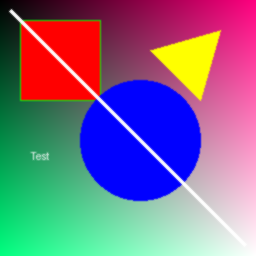
#> input picture deprecated/migration-parity-v0/fixtures/python/test_reference.png, 256 x 256 px
$ python -i compute_coverage.py   (imports and definitions only)
#> lines starting #> are read from the running program, lines starting #| are printed output that depends on the picture
#!/usr/bin/env python3
"""
Coverage trust computer for pillow-rs.

Single source of truth: fixture JSONs + @pytest.mark.covers decorators.
No separate mapping file needed.

Usage:
    python scripts/coverage/compute_coverage.py [manifest.yaml] [/tmp/report.json]
    python scripts/coverage/compute_coverage.py --md

The --md flag regenerates docs/COVERAGE.md with trust report and benchmarks.
"""
import json, sys, yaml, time, re
from pathlib import Path
from collections import defaultdict

ROOT = Path(__file__).parent.parent.parent
FIXTURES_DIR = ROOT / "tests" / "fixtures"
MANIFEST_PATH = ROOT / "manifest.yaml"

# Module naming aliases: manifest uses "Image.xxx" for module-level functions,
# but fixtures group them under "ImageModule.xxx". This maps manifest names to
# fixture names so functions tested under different module names get credit.
MANIFEST_TO_FIXTURE_ALIASES = {
    "Image.open": "ImageModule.open",
    "Image.new": "ImageModule.new",
    "Image.frombytes": "ImageModule.frombytes",
    "Image.alpha_composite": "ImageModule.alpha_composite",
    "Image.filter": "ImageFilter",  # tested via individual filter classes
}


# ══════════════════════════════════════════════════════════════════════════════
# Manifest
# ══════════════════════════════════════════════════════════════════════════════

def load_manifest(path=MANIFEST_PATH):
    with open(path) as f:
        return yaml.safe_load(f)


# [84 lines left out: functions extract_functions, build_fixture_map, not called in this run]


# ══════════════════════════════════════════════════════════════════════════════
# Mapping: static @pytest.mark.covers decorators
# ══════════════════════════════════════════════════════════════════════════════

COVERS_RE = re.compile(
    r'@pytest\.mark\.covers\(\s*"([^"]+)"'
    r'(?:,\s*mode="([^"]*)")?\s*'
    r'(?:,\s*target="([^"]*)")?\s*'
    r'(?:,\s*variant="([^"]*)")?\s*'
    r'\)'
)

INLINE_COVERS_RE = re.compile(
    r'pytest\.mark\.covers\(\s*"([^"]+)"'
    r'(?:,\s*mode="([^"]*)")?\s*'
    r'(?:,\s*target="([^"]*)")?\s*'
    r'(?:,\s*variant="([^"]*)")?\s*'
    r'\)'
)


# [217 lines left out: functions build_static_map, infer_functions, compute_trust, print_text_report, not called in this run]


# ══════════════════════════════════════════════════════════════════════════════
# Mode × Operation coverage matrix
# ══════════════════════════════════════════════════════════════════════════════

ALL_MODES = ["1", "L", "LA", "P", "RGB", "RGBA", "CMYK", "YCbCr", "HSV", "I", "F"]

# Which operations are actually tested by each fixture function
# [166 lines left out: functions build_mode_matrix, generate_mode_matrix_md, run_benchmarks, not called in this run]


def generate_markdown(data, manifest=None, fixture_map=None, report=None):
    """Generate docs/COVERAGE.md."""
    implemented = data["implemented"]
    trusted = data["trusted"]
    untrusted = data["untrusted"]
    stubs = data["stubs"]
    untracked = data["untracked"]
    trust_pct = len(trusted) / max(len(implemented), 1) * 100

    benchmarks = run_benchmarks()
    avg_speedup = round(sum(benchmarks.values()) / max(len(benchmarks), 1), 2)
    now = time.strftime("%Y-%m-%d %H:%M:%S")

    # Build mode matrix from fixtures and report
    if fixture_map and report:
        mode_outcomes = build_mode_matrix(fixture_map, report)
    else:
        mode_outcomes = {}

    # Module breakdown
    mod_data = defaultdict(lambda: {"impl": 0, "trusted": 0})
    for k in implemented:
        mod_data[k.split(".")[0]]["impl"] += 1
    for k in trusted:
        mod_data[k.split(".")[0]]["trusted"] += 1

    md = f"""# pillow-rs Coverage Report

> Auto-generated: {now} | Pillow parity tested

## Trust Summary

| Metric | Value |
|--------|-------|
| **Total tests** | {data['total_tests']} |
| **Passing** | {data['passed_tests']} |
| **Failed** | {data['failed_tests']} |
| **Skipped** | {data['skipped_tests']} |
| **Implemented functions** | {len(implemented)} |
| **Trusted (PIL parity tested)** | {len(trusted)} |
| **Untested** | {len(untrusted)} |
| **Stubs** | {len(stubs)} |
| **Trust score** | **{len(trusted)}/{len(implemented)} ({trust_pct:.0f}%)** |

## Performance Benchmarks

*Multiple = PIL time / pillow-rs time. >1.0 = pillow-rs is faster.*

| Operation | Speedup | Faster? |
|-----------|---------|---------|
"""
    for label, speedup in benchmarks.items():
        faster = "✅" if speedup > 1.0 else "❌"
        md += f"| {label} | {speedup:.2f}× | {faster} |\n"

    md += f"""
**Average speedup: {avg_speedup:.2f}×**

## Module Status

| Module | Implemented | Trusted | Untested | Trust % |
|--------|------------|---------|----------|---------|
"""
    for mod, stats in sorted(mod_data.items()):
        impl, tr = stats["impl"], stats["trusted"]
        unt = impl - tr
        pct = round(tr / max(impl, 1) * 100)
        md += f"| {mod} | {impl} | {tr} | {unt} | {pct}% |\n"

    if untrusted:
        md += f"\n## ⚠️ Untested Functions\n\n"
        for k in sorted(untrusted):
            md += f"- `{k}`\n"

    if stubs:
        md += f"\n## ⬜ Remaining Stubs\n\n"
        for k in sorted(stubs):
            md += f"- `{k}`\n"

    if untracked:
        md += f"\n## 🔍 Tests Not in Coverage Map\n\n"
        for t in sorted(set(untracked))[:30]:
            md += f"- `{t}`\n"
        if len(untracked) > 30:
            md += f"- ... and {len(untracked) - 30} more\n"

    # Mode × Operation matrix
    if manifest:
        md += generate_mode_matrix_md(manifest, mode_outcomes)

    md += """
## Reverse Verification

Every test in the trust report validates PIL-RSPIL parity:
- Tests create identical inputs for both `PIL.Image` and `pillow_rs.Image`
- Apply the same operation with identical parameters
- Assert pixel-exact binary equality or value equality
- No tests verify only signature existence or stub behavior

**Verification method:** `assert_images_equal(rs_img, pil_img)` for image output,
`assert_values_equal(rs_val, pil_val)` for non-image values. Fixture tests use
SHA-256 hash comparison with tolerance for lossy operations.

## How Coverage Mapping Works

Coverage mapping derives from two auto-discovered sources — no separate mapping file:

1. **Fixture JSONs** (365 files in `tests/fixtures/`): Each fixture declares
   `operation.module` + `operation.target` in its JSON metadata.
   The test runner (`test_fixture_parity.py`) auto-generates
   `@pytest.mark.covers` markers from this metadata at collection time.

2. **Static decorators**: Tests in `tests/test_*.py` files with
   `@pytest.mark.covers("Module.function")` decorators are parsed directly.

*Report generated by `scripts/coverage/compute_coverage.py --md`*
"""

    md_path = ROOT / "docs" / "COVERAGE.md"
    md_path.parent.mkdir(exist_ok=True)
    md_path.write_text(md)
    print(f"Generated {md_path}")
    print(f"  Trust: {len(trusted)}/{len(implemented)} ({trust_pct:.0f}%)")
    if benchmarks:
        print(f"  Benchmark avg: {avg_speedup:.2f}×")
    if untracked:
        print(f"  Untracked tests: {len(untracked)}")


# ══════════════════════════════════════════════════════════════════════════════
# Main
# ══════════════════════════════════════════════════════════════════════════════

# [33 lines left out: function main, not called in this run]


# [2 lines not run here, left out]

>>> import cv2
>>> picture = cv2.imread('../../fixtures/python/test_reference.png', cv2.IMREAD_GRAYSCALE)
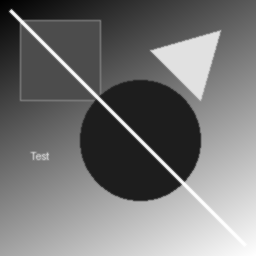
#> picture: shape (256, 256); min 0, max 255, mean 116.8
#> (the run stopped early here; a loop or call above may not have finished)

$ run again, on deprecated/migration-parity-v0/fixtures/rust/image_backend/outputs/operations/imagechops_duplicate.png
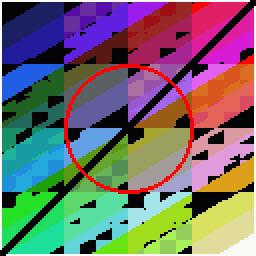
#> input picture deprecated/migration-parity-v0/fixtures/rust/image_backend/outputs/operations/imagechops_duplicate.png, 128 x 128 px (shown 2 times larger)
#> `picture = cv2.imread('../../fixtures/python/test_reference.png', cv2.I..`:
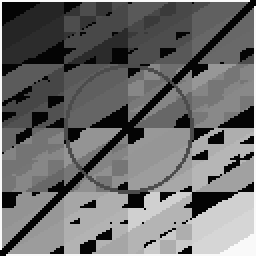
#> picture: shape (128, 128) (shown 2 times larger); min 4, max 249, mean 109.9

$ run again, on deprecated/migration-parity-v0/fixtures/rust/image_backend/outputs/operations/imagechops_offset.png
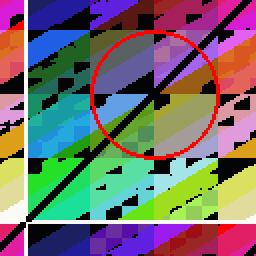
#> input picture deprecated/migration-parity-v0/fixtures/rust/image_backend/outputs/operations/imagechops_offset.png, 128 x 128 px (shown 2 times larger)
#> `picture = cv2.imread('../../fixtures/python/test_reference.png', cv2.I..`:
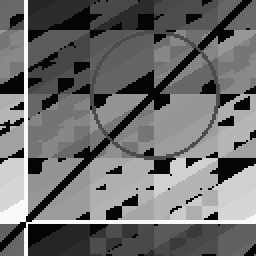
#> picture: shape (128, 128) (shown 2 times larger); min 4, max 249, mean 109.9

$ run again, on deprecated/migration-parity-v0/fixtures/rust/image_backend/outputs/operations/imageops_crop.png
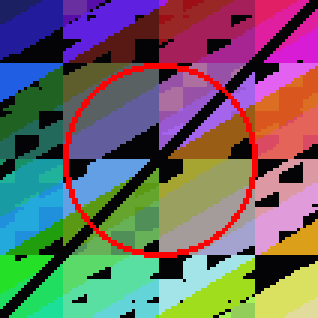
#> input picture deprecated/migration-parity-v0/fixtures/rust/image_backend/outputs/operations/imageops_crop.png, 106 x 106 px (shown 3 times larger)
#> `picture = cv2.imread('../../fixtures/python/test_reference.png', cv2.I..`:
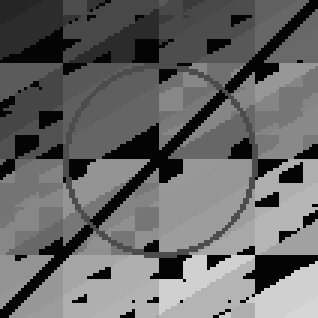
#> picture: shape (106, 106) (shown 3 times larger); min 4, max 214, mean 104.5
